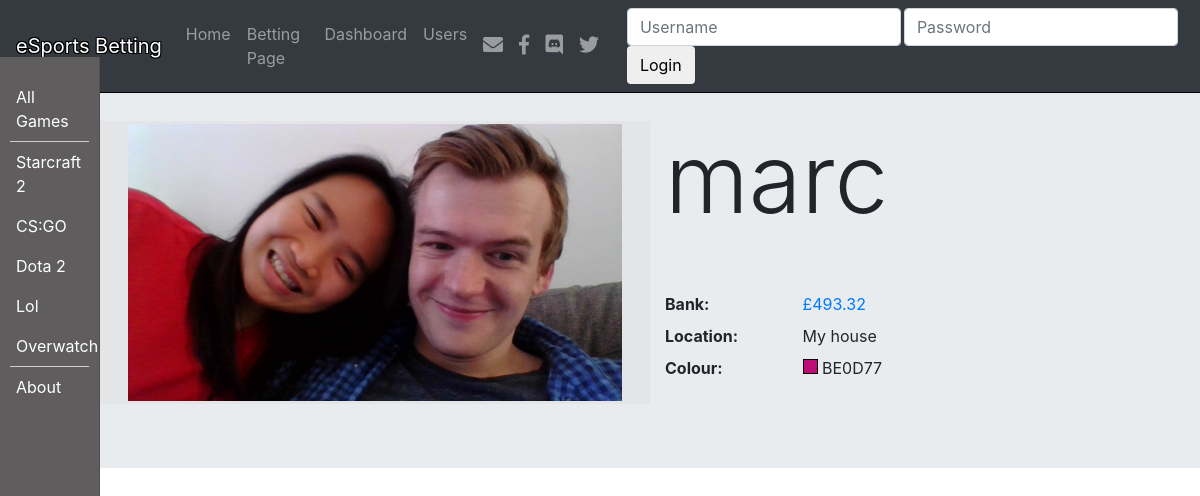
Page /profiles/public/marc/ on the committed database.
### profiles/models.py (models this page shows, shortened)
class Profile(models.Model):
    user = models.OneToOneField(User, on_delete=models.PROTECT)
    location = models.CharField(max_length=120, null=True, blank=True)
    picture = models.ImageField(upload_to=upload_location,null=True,blank=True)
    colour = models.CharField(max_length=7, null=False, blank=False, default="D3D3D3")
    withdrawable_bank = models.DecimalField(max_digits=6, decimal_places=2, default=0)
    non_withdrawable_bank = models.DecimalField(max_digits=6, decimal_places=2, default=0)
    ranking = models.IntegerField(default=0)
    total_number_users = models.IntegerField(default=0, editable=False)
    @property
    def bank(self):
        return self.withdrawable_bank + self.non_withdrawable_bank

### profiles/views.py (the view)
# urls.py: path('public/<username>/', views.profile_public, name='profile-public'),
def profile_public(request, username):
    user = get_object_or_404(User, username=username)
    profile, created = Profile.objects.get_or_create(user=user)
    qs = user.user_bets.all().order_by('game__game_date')
    qs = qs.exclude(game__status='finished_confirmed')
    context = {
        "profile":profile,
        "qs":qs,
    }
    return render(request, "profiles/profile_public.html", context)

### profiles/templates/profiles/profile_public.html (shortened to what this page needs)
{% extends "base.html" %}
{% load crispy_forms_tags %}
{% load static %}
{% block jumbotron %}
<div class="jumbotron jumbotron-fluid" id="jumbo">
    <div class="container">
    <div class="row">
    <div class="col-md-6" style="background-color: #e4e5e6;">
        {%  if profile.picture %}
            <img src="{{ profile.picture.url }}"/>
        {% endif %}
    </div>
    <div class="col-md-6">
        <h1 class="display-1">{{ profile.user }}</h1><br><br>
        <dl class="row">
          <dt class="col-sm-3">Bank:</dt>
          <dd class="col-sm-9">
              <a href="#"
                  data-toggle="modal"
                  data-target="#myModal"
                  data-toggle="tooltip"
                  data-placement="right"
                  title="Click for further Breakdown">
                    £{{ profile.bank }}
              </a>
          </dd>
          <dt class="col-sm-3">Location:</dt>
          <dd class="col-sm-9">{{ profile.location }}</dd>
          <dt class="col-sm-3">Colour:</dt>
          <dd class="col-sm-9">
              <div style="width:15px;height:15px;border:1px solid #000;display: inline-block;background-color: #{{ profile.colour }};"></div>
              {{ profile.colour }}
          </dd>
    </div>
    </div>
    </div>
</div>
{% endblock %}

### static/css/custom.css (style rules this page uses)
.jumbotron { margin-bottom: 0; }
body { padding-top: 57px; }

### profiles/templates/profiles/profile_public.html (style rules this page uses)
img { max-height: 98%; max-width: 98%; width: auto; height: auto; position: absolute; top: 0; bottom: 0; left: 0; right: 0; margin: auto; }

### rows in the picture
Profile: picture (picture), user "marc", bank "493.32", location "My house", colour "BE0D77"
